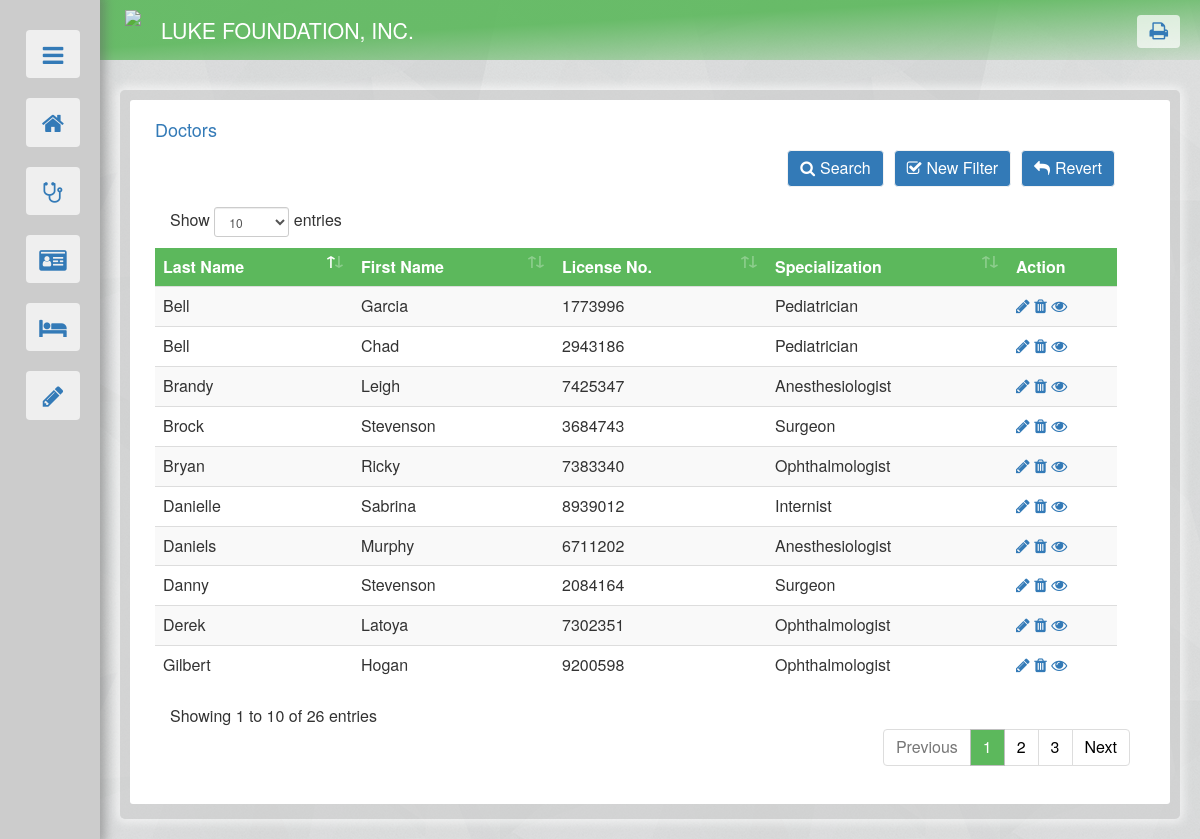
The app's page /doctors.php with its own data.
### tables this page shows
create table DOCTOR(
	DOC_LICENSE_NUM  CHAR(7) NOT NULL UNIQUE,
	LAST_NAME VARCHAR(20) NOT NULL,
	FIRST_NAME VARCHAR(20)  NOT NULL,
	ADDRESS VARCHAR(50),
	SPECIALIZATION VARCHAR(25),
	PRIMARY KEY (DOC_LICENSE_NUM)
);

### doctors.php (the view, shortened to what this page needs)
<!DOCTYPE html>
<html>
	<head>
		<link href="references/bootstrap.min.css" rel="stylesheet"/>
		<link rel="stylesheet" href="references/font-awesome.min.css">
		<link rel="stylesheet" type="text/css" href="theme2.css">
		<link rel="stylesheet" href="references/dataTables.bootstrap4.min.css"/>
	</head>
	<body style="justify-content: center;">
		<?php include("nav.php"); ?>
		<div id="body">
			<div class="container-fluid" id="outer">
				<?php
					include("dbconnect.php");
					$FN_MAX = 15;
					$LN_MAX = 20;
					$LIC_LENG = 7;
					$ADDR_MAX = 50;
				?>
				<div class="container-fluid" id="basic" >
					<div id="inner" >
						<div class="container-fluid" >
							<h4 style="color:#337ab7;">Doctors</h4>
						</div>
						<div class="container-fluid" >
							<div>
								<div class="container-fluid">
									<ul class="list-group">
										<?php
											$DEFAULT = 0;
											if(isset($_POST["filter_check"])){
												$F_SC = "";
												if(isset($_POST["FSC"])){
													if(strlen($_POST["FSC"])>0){
														$F_SC1 = $_POST["FSC"];
													}
													if(strlen($F_SC1)>1){
														$F_SC = 'SPECIALIZATION="'.$F_SC1.'"';
														$filter = " WHERE ".$F_SC;
													}else {
														$filter = "";
													}
												}
											} else {
												$filter = "";
											}
											$D_query = "SELECT * FROM DOCTOR $filter order by LAST_NAME asc";
											$output = $mydatabase->query($D_query);
											if($DEFAULT==0){
												include("doctors_filter.php");
												if ($output->num_rows > 0) {
													echo '<table id="docdat" class="table table-striped row">
															<thead>
																<tr id="tophead">
																<td style="color:#ffffff">'.'Last Name'.'</th>
																<td style="color:#ffffff">'.'First Name'.'</th>
																<td style="color:#ffffff">'.'License No.'.'</th>
																<td style="color:#ffffff">'.'Specialization'.'</th>
																<td style="color:#ffffff">'.'Action'.'</th>
																</tr>
															</thead>';
													while($row = $output->fetch_assoc()) {
														echo 	'<tr>
																	<td>'.$row["LAST_NAME"].'</td>
																	<td>'.$row["FIRST_NAME"].'</td>
																	<td>'.$row["DOC_LICENSE_NUM"].'</td>
																	<td>'.$row["SPECIALIZATION"].'</td>
																	<td>
																		<a href=""><span class="fa fa-pencil" title="Edit"></span></a>
																		<a role="button" id="'.$row["DOC_LICENSE_NUM"].'" onclick="outer_close(this.id)"><span class="fa fa-trash" title="Delete"></span></a>
																		<a href="'.'doctors.php'.'?profilepage='.$row["DOC_LICENSE_NUM"].'">'.'<span class="fa fa-eye" title="See full detail"></span></a>
																	</td>
																</tr>';
													}
													echo 	'</table>';
												} else { echo "No Records."; }
											}else if ($DEFAULT==1) {
												$query = "SELECT s.CASE_NUM, s.SURG_DATE, s.SURG_ADDRESS, p.PAT_ID_NUM, p.PAT_FNAME, p.PAT_LNAME FROM SURGERY s, EYEPATIENT p WHERE s.PAT_ID_NUM=p.PAT_ID_NUM ORDER BY SURG_DATE DESC";
												$output1 = $mydatabase->prepare("SELECT * FROM DOCTOR where DOC_LICENSE_NUM = '$profile_p' ");
												$output1->execute();
												$line1 = $output1->get_result();
												$dataline = $line1->fetch_assoc();
												$output2 = $mydatabase->query($query);
												$D_NAME = $dataline["FIRST_NAME"].' '.$dataline["LAST_NAME"];
												$D_DLN = $dataline["DOC_LICENSE_NUM"];
												$D_LN = $dataline["LAST_NAME"];
												$D_FN = $dataline["FIRST_NAME"];
												$D_A = $dataline["ADDRESS"];
												$D_SP = $dataline["SPECIALIZATION"];
												$SPEC_choice = array('Select specialization', 'Pediatrician','Ophthalmologist','Anesthesiologist','Surgeon','Internist');
												echo '<div>
														<div class="container-fluid">
															<h3>Dr. '.$D_NAME.'</h3>
															<div class="panel panel-default" style="padding-bottom:10px;">
																<div class="panel-heading" id="tophead1">Doctor Information</div>
																<div class="panel-body row" style="margin:0px; padding:5px 10px;">
																	<div class="col-md-3" style="font-weight:bold;">License Number</div>
																	<div class="col-md-9">'.$D_DLN.'</div>
																</div>
																<div class="panel-body row" style="margin:0px; padding:5px 10px;">
																	<div class="col-md-3" style="font-weight:bold;">Address</div>
																	<div class="col-md-9">'.$D_A.'</div>
																</div>
																<div class="panel-body row" style="margin:0px; padding:5px 10px;">
																	<div class="col-md-3" style="font-weight:bold;">Specialization</div>
																	<div class="col-md-9">'.$D_SP.'</div>
																</div>
															</div>
															<div class="panel panel-default" style="padding-bottom:10px;">
																<div class="panel-heading" id="tophead1">Surgeries Attended</div>
																<div class="panel-body row" style="margin:0px; padding:5px 10px;">
																	<table class="table table-hover table-responsive">
																		<thead style="background:#5cb85c">
																			<th style="color:#ffffff">'.'Date'.'</th>
																			<th style="color:#ffffff">'.'Patient'.'</th>
																			<th style="color:#ffffff">'.'Address'.'</th>
																			<th style="color:#ffffff">'.'Action'.'</th>
																		</thead>
																		<tbody>';
												while($dataline2 = $output2->fetch_assoc()) {
													echo 	'<tr>
																<td>'.$dataline2["SURG_DATE"].'</td>
																<td><a href="patient.php?profilepage='.$dataline2["PAT_ID_NUM"].'""><span class="fa fa-external-link" title="View patient"></span></a> '.$dataline2["PAT_FNAME"].' '.$dataline2["PAT_LNAME"].'</td>
																<td>'.$dataline2["SURG_ADDRESS"].'</td>
																<td>
																	<a href=""><span class="fa fa-pencil" title="Edit"></span></a>
																	<a href=""><span class="fa fa-trash" title="Delete"></span></a>
																	<a href="'.'surgery.php'.'?profilepage='.$dataline2["CASE_NUM"].'">'.'<span class="fa fa-eye" title="See full detail"></span></a>
																</td>
															</tr>';
												}
												echo				'</table>
																</div>
															</div>
														</div>
													</div>';
												echo '<div id="link_buttons">
														<button class="btn btn-default" id="del_button" value="doctors" data-toggle="modal" data-target="#confirm_this" style="margin-left:15px;"> <span class="fa fa-trash" style="font-size:15px;"></span> Delete </button>
														<button type="button" class="btn btn-default" data-toggle="modal" data-target="#EditBox" style="margin-left:10px;"><span class="fa fa-edit" style="font-size:15px;"></span> Edit</button>
														<div style="text-align:right;"><a role="button" class="btn" id="go" style="margin-right:15px;" href="doctors.php">Back</a></div>
													</div>';
												echo '<div class="modal fade" id="EditBox" role="dialog" style="top:50px;">
														<div class="modal-dialog modal-lg">';
												echo 		'<div class="modal-content">
																<div class="modal-header">
																	<button type="button" class="close" data-dismiss="modal">&times;</button>
																	<h4 class="modal-title">Edit Record</h4>
																</div>
																<div class="modal-body">';
												echo 				'<div class="container-fluid">
																		<form method="post" id="updating">
																			<p style="margin-bottom: 20px; color:#666666;">
																				Please do not leave the required<span style="color: #d9534f">*</span> fields blank.
																			</p>
																			<div class="container-fluid" style="margin-bottom: 10px;">
																				<label for="F_NAME" style="width: 175px; float: left; ">First Name<span style="color: #d9534f">*</span> </label>
																				<input type="text" class="form-control" id="F_NAME" maxlength="'.$FN_MAX.'" name="F_NAME" value="'.$D_FN.'" style="width: 150px; float: left;" required >
																			</div>
																			<div class="container-fluid" style="margin-bottom: 10px;">
																				<label for="L_NAME" style="width: 175px; float: left; ">Last Name<span style="color: #d9534f">*</span> </label>
																				<input type="text" class="form-control" id="L_NAME" maxlength="'.$LN_MAX.'" name="L_NAME" value="'.$D_LN.'" style="width: 150px; float: left;" required >
																			</div>
																			<div class="container-fluid" style="margin-bottom: 10px;">
																				<label for="LICENSE_NUM" style="width: 175px; float: left; ">License Number<span style="color: #d9534f">*</span> </label>
																				<input pattern="\d{5,7}" type="text" class="form-control" id="LICENSE_NUM" maxlength="'.$LIC_LENG.'" name="LICENSE_NUM" value="'.$D_DLN.'" style="width: 90px; float: left;" required >
																			</div>
																			<div class="container-fluid" style="margin-bottom: 10px;">
																				<label for="ADDRESS" style="width: 175px; float: left; ">Address </label>
																				<input type="text" class="form-control" id="ADDRESS" maxlength="'.$ADDR_MAX.'" name="ADDRESS" value="'.$D_A.'" style="max-width: 450px; float: left;">
																			</div>
																				<div class="container-fluid" style="margin-bottom: 10px;">
																					<label for="SPECIALIZATION" style="width: 175px; float: left; ">Specialization</label>
																					<select class="form-control" id="SPECIALIZATION" name="SPECIALIZATION" style="max-width: 250px; float: left;">';
																					for ($spec=0; $spec < sizeof($SPEC_choice); $spec++) {
																						if($spec==0){
																							echo '<option value = "">-Select specialization-</option>';
																						}else{
																							if($D_SP==$SPEC_choice[$spec]){
																								echo '<option value = "'.$SPEC_choice[$spec].'" selected>'.$SPEC_choice[$spec].'</option>';
																							}else{
																								echo '<option value = "'.$SPEC_choice[$spec].'">'.$SPEC_choice[$spec].'</option>';
																							}
																						}
																					}
																					echo '</select>
																			</div>
																				<div class="text-center" style="margin-top: 20px;">
																				<button type="submit" onclick="update()" class="btn btn-default" value="'.$D_DLN.'" name="doctors_update">Update</button>
																			</div>
																		</form>
																	</div>';
												echo 			'</div>
																<div class="modal-footer">
																	<button type="button" class="btn btn-default" data-dismiss="modal" >Cancel</button>
																	</div>
																</div>';
												echo 			'<script>
																	function update() {
																		var license = document.getElementById("LICENSE_NUM").value;
																		document.getElementById("updating").action = "doctors.php?profilepage="+license;
																	}
																</script>
															</div>
														</div>';
											}else if($DEFAULT==2){
												$del = "DELETE FROM DOCTOR WHERE DOC_LICENSE_NUM = '$delete_p' ";
												if ($mydatabase->query($del) === TRUE) {
													echo "Record deleted.";
													echo '<div class="row" style="text-align:right;"><a role="btn" class="btn" id="go"  href="'.'doctors.php'.'">Back</a></div>';
												} else {
													echo '<div style="margin-top:10px;" class="alert alert-danger alert-dismissable"><a class="close" data-dismiss="alert" aria-label="close">&times;</a>
														<p><strong>Cannot Delete Record</strong></p>
														<p>Error deleting record: '.$mydatabase->error.'</p></div>';
													echo '<div class="row" style="text-align:right;"><a role="btn" class="btn" id="go"  href="'.'doctors.php'.'">Back</a></div>';
												}
											}
										?>
									</ul>
								</div>
							</div>
						</div>
					</div>
				</div>
			</div>
		</div>
	</body>
</html>

### nav.php (shortened to what this page needs)
<?php
	$link = array("Home.php", "doctors.php", "patient.php", "surgery.php");
	$link_sym = array("home", "stethoscope", "id-card", "bed");
	echo '<div style="position: relative;"><div id="sider">
			<div style="padding: 20px;">';
	echo 		'<button class="btn" onclick="OSB()" id="OSB" value="0"  style="float: right; width: 54px;">
					<span class="fa fa-bars"></span>
				</button>';
	for ($i=0; $i < sizeof($link); $i++) {
		echo '<a  href="'.$link[$i].'">
				<button class="btn" id="OSB" style="float:right;">
					<span class=" fa fa-'.$link_sym[$i].'"></span>';
		echo 	'</button>
			</a>';
	}
	$forms = " Forms ";
	echo '<button class="btn" id="FSB" onclick="FSB()" style="float:right;">
			<span class=" fa fa-pencil" value="0"></span>
			<p class="collapse peeklabel" id="nav-label" style="font-size: 12pt; float:left; padding-top:5px; padding-left: 20px;">'.$forms.'</p>
		</button>
		<div id="subform">';
	echo '</div></div></div></div>';
	echo
	'<div class="container" id="headlogo" style="transition: 0.5s; background: linear-gradient(to bottom right, rgba(92, 184, 92, 0.9) 40%, rgba(92, 184, 92, 0) 110%); padding: 10px; width: calc(100% - 100px); height:60px; margin-left:100px; margin-bottom: 10px; min-width: 950px;">
		<a href="Home.php">
		<div >
			<img style="float:left; height:40px; margin-left:15px; opacity:0.9;" src="images/luke_logo.bmp">
			<p style="float:left; font-size:16pt; color:#ffffff; margin: 5px 20px;"> LUKE FOUNDATION, INC. </p>
		</div>
		</a>
		<div style="float:right;">
			<button class="btn" onclick="page_print()" style="margin-right:10px; border: none;"><span class="fa fa-print" style="font-size:20px;"></span> </button>
		</div>
	</div>';
?>

### doctors_filter.php (shortened to what this page needs)
<?php
	echo '<div class="row" id="criteria_buttons">';
	$where = "'doctors.php'";
	echo '<div style="float: right; margin: 0px 30px 10px 0px;"><button type="button" class="btn" id="go" onclick="location.href='.$where.'" ><span class="fa fa-reply" style="font-size:16px; margin-right:5px;"></span>Revert</button></div>';
	echo '<div style="float: right; margin: 0px 10px 10px 0px;"><button type="button" class="btn" data-toggle="collapse" data-target="#upper" id="go" ><span class="fa fa-check-square-o" style="font-size:16px; margin-right:5px;"></span>New Filter</button></div>';
	echo '<div style="float: right; margin: 0px 10px 10px 0px;"><button type="button" class="btn" data-toggle="collapse" data-target="#upper1" id="go" ><span class="fa fa-search" style="font-size:16px; margin-right:5px;"></span>Search</button></div>';
	echo '</div>';
?>

### theme2.css (style rules this page uses)
#sider { background-color: rgb(204, 204, 204); z-index: 1; color: #337ab7; position: fixed; width: 100px; height: 100%; transition: 0.5s; }
#sider button { width: 90%; font-size:24px; margin: 10px 0px; }
#headlogo button { margin-top: 5px; background-color: rgba(255, 255, 255, 0.7); color: #337ab7; }
#body { padding: 20px; margin-left: 100px; }
body { background-image: url("/images/bg2.png"); background-color: #d9d9d9; }
#outer { background-color: rgba(204, 204, 204, 0.5); margin: auto; padding: 10px 10px 15px 10px; border-radius: 5px; min-width: 900px; box-shadow: 0px 0px 10px 4px rgba(255,255,255, 0.6); }
div, li, td { font-size: 12pt; overflow-wrap: break-word; }
#tophead { background-color: #5cb85c; border-radius: 5px; color: #f2f2f2; border: 0px; font-weight: bold; }
#go, #veracity { background-color: #337ab7; border-color: #f2f2f2; color: #ffffff; font-size: 12pt; }
#basic { background-color: #ffffff; padding: 0px; margin: 0px; border-radius: 3px; }
#inner { padding: 10px; }

### records on screen
doctor: LAST_NAME "Bell", FIRST_NAME "Garcia", DOC_LICENSE_NUM "1773996", SPECIALIZATION "Pediatrician"
doctor: LAST_NAME "Bell", FIRST_NAME "Chad", DOC_LICENSE_NUM "2943186", SPECIALIZATION "Pediatrician"
doctor: LAST_NAME "Brandy", FIRST_NAME "Leigh", DOC_LICENSE_NUM "7425347", SPECIALIZATION "Anesthesiologist"
doctor: LAST_NAME "Brock", FIRST_NAME "Stevenson", DOC_LICENSE_NUM "3684743", SPECIALIZATION "Surgeon"
doctor: LAST_NAME "Bryan", FIRST_NAME "Ricky", DOC_LICENSE_NUM "7383340", SPECIALIZATION "Ophthalmologist"
doctor: LAST_NAME "Danielle", FIRST_NAME "Sabrina", DOC_LICENSE_NUM "8939012", SPECIALIZATION "Internist"
doctor: LAST_NAME "Daniels", FIRST_NAME "Murphy", DOC_LICENSE_NUM "6711202", SPECIALIZATION "Anesthesiologist"
doctor: LAST_NAME "Danny", FIRST_NAME "Stevenson", DOC_LICENSE_NUM "2084164", SPECIALIZATION "Surgeon"
doctor: LAST_NAME "Derek", FIRST_NAME "Latoya", DOC_LICENSE_NUM "7302351", SPECIALIZATION "Ophthalmologist"
doctor: LAST_NAME "Gilbert", FIRST_NAME "Hogan", DOC_LICENSE_NUM "9200598", SPECIALIZATION "Ophthalmologist"
